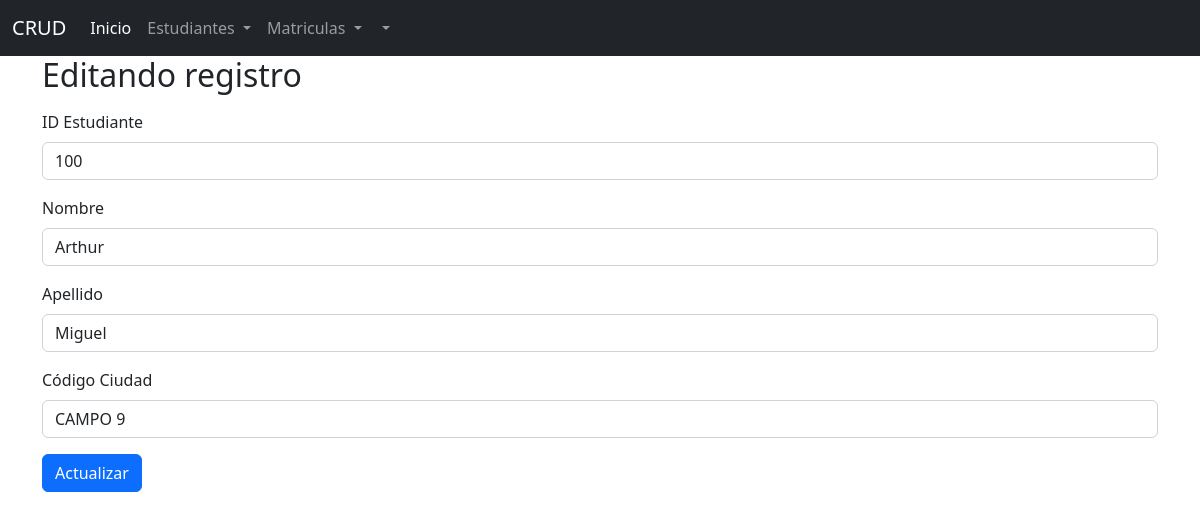
The page /view/estudiante/edit.php?id=100 on the database its author committed.
### tables this page shows
CREATE TABLE `estudiantes` (
  `idEstudiante` int NOT NULL,
  `nombre` varchar(35) NOT NULL,
  `apellido` varchar(45) NOT NULL,
  `idCiudad` int NOT NULL
);

### dao/database.php (called while the page is built, shortened)
<?php
    class dataConex {
        public function conexion(){
            try {
                $PDO = new PDO("mysql:host=".SERVER.";dbname=".DATABASE, USER, PASSWORD);
                return $PDO;
            } catch (PDOException $ex) {
                return $ex->getMessage();
            }
        }
    }
?>

### controller/estudianteController.php (called while the page is built, shortened)
<?php
    class estudianteController{
        private $model;
        public function __construct() {
            require_once(MODEL_PATH.'estudianteModel.php');
            $this->model = new estudianteModel();
        }
        public function search($id){
            return ($this->model->buscar($id) != false) ? $this->model->buscar($id) : header('location: ./index.php');
        }
        public function combolist(){
            return ($this->model->cargarDesplegable()) ? $this->model->cargarDesplegable() : false;
        }
    }
?>

### model/estudianteModel.php (called while the page is built, shortened)
<?php
    class estudianteModel {
        private $PDO;
        public function __construct(){
            require_once(DAO_PATH.'database.php');
            $data = new dataConex();
            $this->PDO = $data->conexion();
        }
        public function cargarDesplegable() {
            $sql = 'SELECT idCiudad,nombre FROM ciudades ORDER BY idCiudad ASC';
            $statement = $this->PDO->prepare($sql);
            return ($statement->execute()) ? $statement->fetchAll() : false;
        }
        public function buscar($idEstudiante) {
            $sql = 'SELECT e.idEstudiante,e.nombre,e.apellido,e.idCiudad,c.nombre ciudad FROM estudiantes e JOIN ciudades c ON e.idCiudad = c.idCiudad WHERE idEstudiante = :idEstudiante';
            $statement = $this->PDO->prepare($sql);
            $statement->bindParam(':idEstudiante',$idEstudiante);
            return ($statement->execute()) ? $statement->fetch() : false;
        }
}
?>

### view/estudiante/edit.php (the view, shortened to what this page needs)
<?php
    require_once(CONTROLLER_PATH.'estudianteController.php');
    $object = new estudianteController();
    $idEstudiante = $_GET['id'];
    $estudiante = $object->search($idEstudiante);
    $ciudades = $object->combolist();
?>
<!DOCTYPE html>
<html lang="es">
<head>
    <link rel="stylesheet" href="../../assets/css/bootstrap.min.css">
</head>
<body>
    <?php
        require_once(VIEW_PATH.'/navbar/navbar.php')
    ?>
    <div class = "container">
        <div class = "mb-3">
            <h2>Editando registro</h2>
        </div>
        <form id="formPersona" action="update.php" method="post" class="needs-validation" novalidate>
            <div class="mb-3">
                <label for="id" class="form-label">ID Estudiante</label>
                <input value="<?=$estudiante[0]?>" type="text" class="form-control" id="id" name="id" readonly>
            </div>
            <div class="mb-3">
                <label for="nombre" class="form-label">Nombre</label>
                <input value="<?=$estudiante[1]?>" type="text" class="form-control" id="nombre" name="nombre" autofocus required>
            </div>
            <div class="mb-3">
                <label for="apellido" class="form-label">Apellido</label>
                <input value="<?=$estudiante[2]?>" type="text" class="form-control" id="apellido" name="apellido" required>
            </div>
            <div class="mb-3">
                <label for="idCiudad" class="form-label">Código Ciudad</label>
                <select class="form-control" name="idCiudad" id="idCiudad" required>
                    <?php foreach($ciudades as $ciudad){
                        if ($estudiante[3]==$ciudad['idCiudad']) { ?>
                            <option selected="selected" value="<?=$ciudad['idCiudad']?>"><?=$ciudad['nombre']?></option>
                        <?php } else {?>
                            <option value="<?=$ciudad['idCiudad']?>"><?=$ciudad['nombre']?></option>
                    <?php }
                        }?>
                </select>
            </div>
            <button type="submit" class="btn btn-primary">Actualizar</button>
            </form>
    </div>
</body>
</html>

### rows shown on the page
estudiantes: id "100", nombre "Arthur", apellido "Miguel"

### other values the page prints
form field idCiudad "CAMPO 9"
